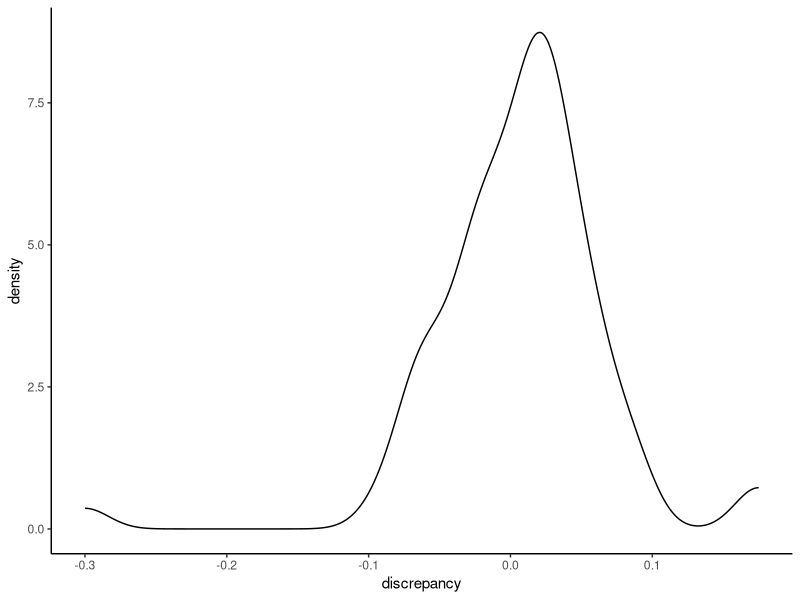
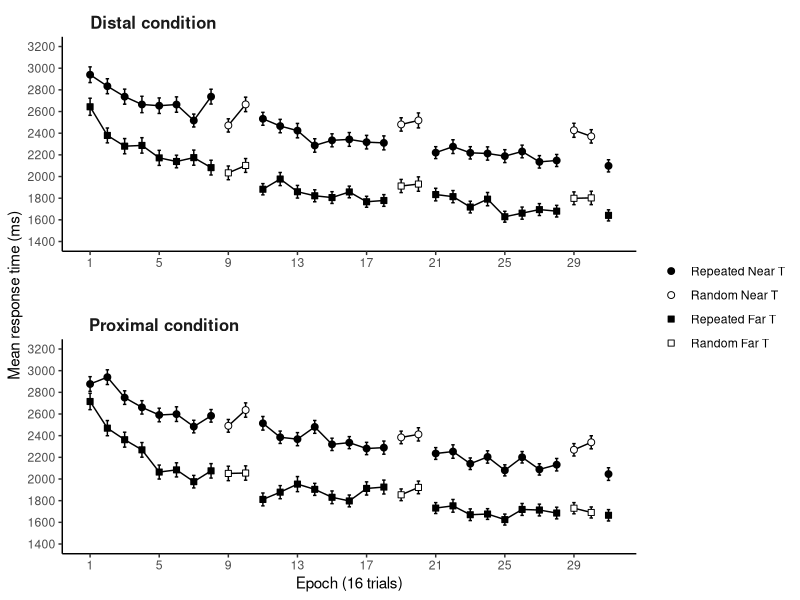
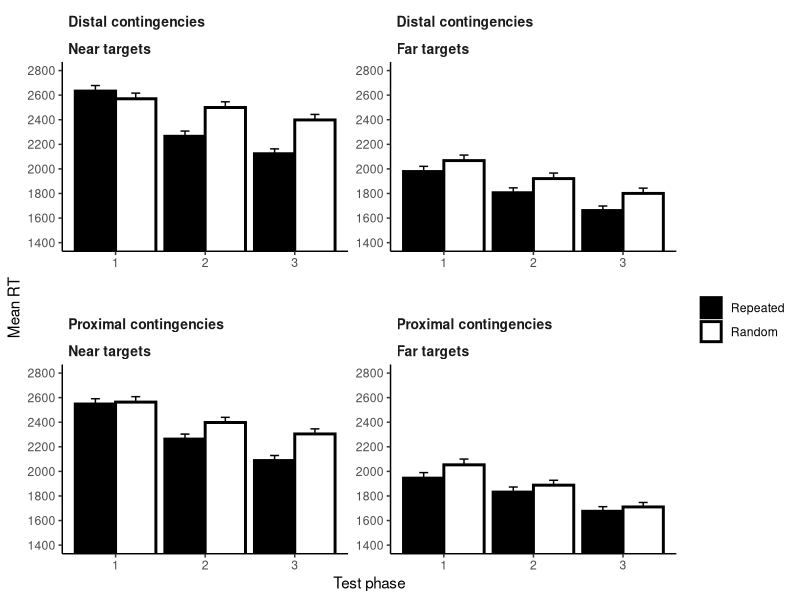
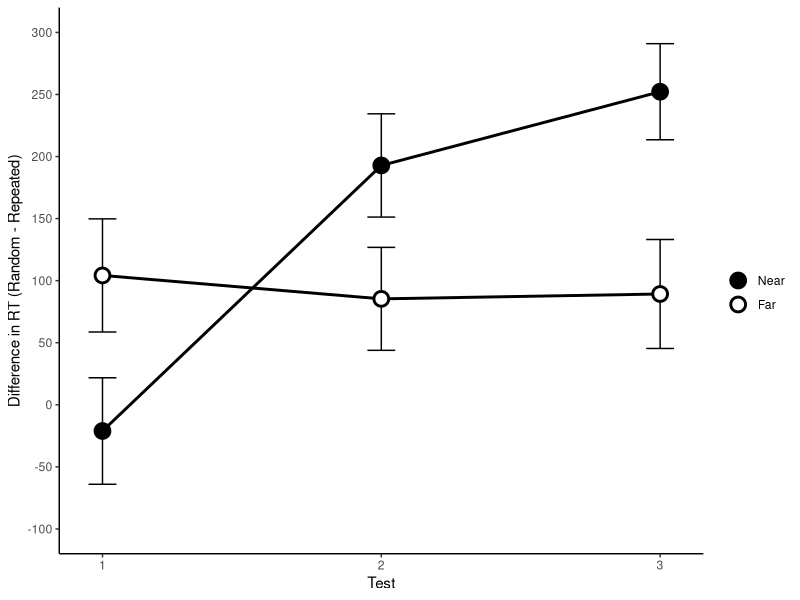
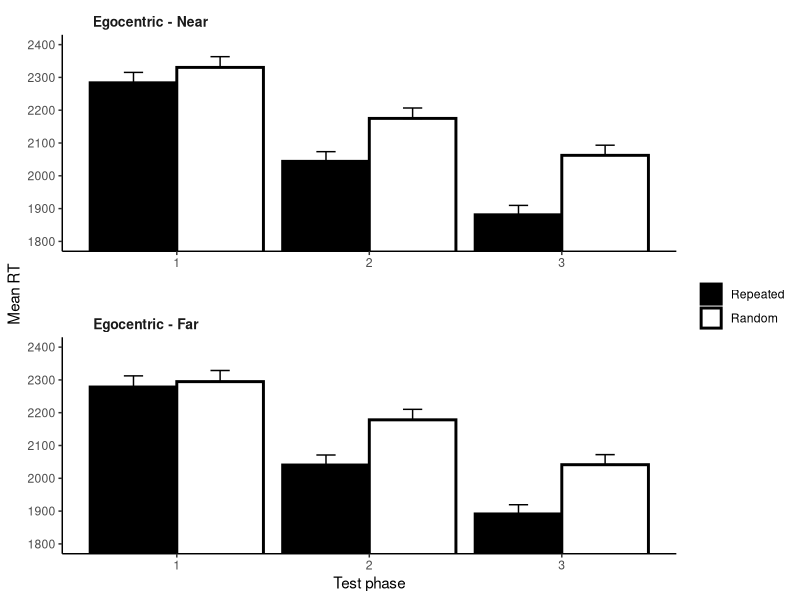
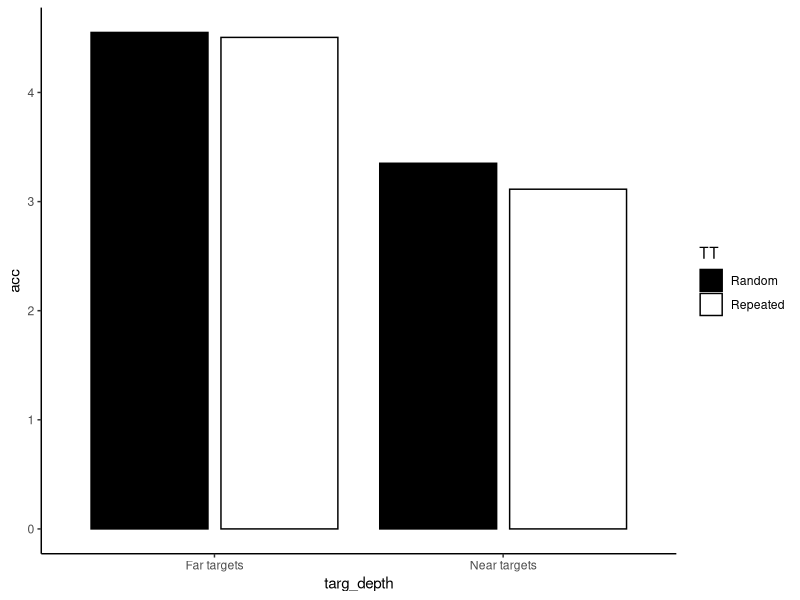

Generate these figures, in order, with R: (Note: this script raises an error after producing the figures.)
## ---- chunk 1
knitr::opts_chunk$set(echo = FALSE, include = FALSE, warning = FALSE, message = FALSE)
date_compiled_title = c("Output created on", date())
## ---- chunk 2
library(tidyverse)
library(broom)
library(patchwork)
library(knitr)
library(kableExtra)
library(afex)
library(BayesFactor)

theme_set(theme_classic())

setwd(dirname(rstudioapi::getActiveDocumentContext()$path)) # set wd to current file location

data <- read_csv("data_tidy_CCVR04.csv") # read in the tidied data from the first analysis script.

data_AW <- 
  data %>% 
  filter(phase == 2) %>% # separate out awareness data
  mutate(TT = if_else(set %in% c(5,6), "Repeated", "Random"), # recode "set" variable into 2 variables
         targ_depth = if_else(set %in% c(5,7), "Near targets", "Far targets")) %>% 
  select(exp:block, set, TT, targ_depth, everything())

dataMain <- 
  data %>% 
  filter(phase == 1) %>% # main phase of the task
  mutate(TT = if_else(set %in% c(1,2), "Repeated", "Random"), # recode "set" variable into 2 variables
         targ_depth = if_else(set %in% c(1,3), "Near", "Far"),
         epoch = ceiling(block/2)) %>% 
  select(exp:phase, epoch, block:set, TT, targ_depth, everything())

## ---- chunk 3
# a table of the demographic information across participants
data_demog <- 
  dataMain %>% 
  group_by(subj) %>% 
  slice(1) %>% # take top row
  ungroup() %>% 
  select(subj,age,gender,condition)

demog_summary <- 
  data_demog %>% 
  summarise(n = n(),
            mean_age = mean(age),
            sd_age = sd(age),
            males = sum(gender=="M"),
            females = sum(gender=="F"),
            non_binary = sum(!gender %in% c("M", "F")))

# summary statistics of response patterns,
basic_resp_stats <- 
  dataMain %>%
  group_by(subj) %>%
  summarise(mean_RT = mean(RT < 9999),
            perc_Timeouts = sum(dist_to_T==-1)/n(),
            mean_Extra_Resp = mean(num_additional_Rs),
            perc_Rs_Over1 = sum(num_additional_Rs>0)/n(),
            perc_Rs_Over2 = sum(num_additional_Rs>1)/n()) %>% 
  summarise_all(list(mean = mean, sd = sd)) %>%  # from participant summaries, compute summary stats
  select(-contains("subj"))

# create table from those summary statistics
table_basic_resp_stats <- 
  basic_resp_stats %>% 
  pivot_longer(cols = everything(), names_to = "stat") %>% 
  kable(digits = 2, col.names = c("","")) %>% 
  kable_styling(latex_options = "hold_position", position = "left")

# filter trials with more than 2 responses (num additional Rs > 1), timeouts,
# and outlier RTs  
data <- 
  dataMain %>% 
  filter(num_additional_Rs<=1, dist_to_T>=0) %>% 
  group_by(subj) %>% 
  mutate(zRT = scale(RT)) %>% 
  filter(between(zRT,-2.5,2.5)) %>% 
  ungroup() 

# what percentage of trials were removed for each participant?
perc_removed <- 
  data %>%
  group_by(subj) %>% 
  summarise(perc = (1 - (n()/496))*100)

# compute normalised RT (norm_RT), for calculating w/s error bars 
data <- 
  data %>% 
  # group_by(subj) %>% # within each experiment, and each subject
  # summarise(sub_MeanRT = mean(RT)) %>% # calculate the mean RT for the subject
  # mutate(sample_MeanRT = mean(sub_MeanRT)) %>% # the overall mean RT for the sample in that experiment
  # ungroup() %>% # ungroup the data, to allow for removal of variable
  # left_join(data, by = "subj") %>% # join to the original data frame
  # mutate(norm_RT = RT - sub_MeanRT + sample_MeanRT) %>% # compute the normalised RT, from the RT, subject mean and sample mean
  # select(exp, subj, age:RT, norm_RT, everything(), -sub_MeanRT, -sample_MeanRT) # arrange the variables
  select(exp, subj, age:RT, everything()) # arrange the variables
## ---- chunk 4
# summarise the overall mean RT for each P 
overall_RT_Means <- 
  data %>% 
  group_by(subj) %>% 
  summarise(meanRT = mean(RT)) %>% 
  mutate(z_meanRT = scale(meanRT))

outlier_meanRTs <- 
  overall_RT_Means %>% 
  filter(!between(z_meanRT, -2.5, 2.5)) %>% 
  pull(subj) # Ps 27 and 60 seems to have unusually long mean RTs
  
# plot the boxplots of RT
RT_boxplot <- 
  overall_RT_Means %>% 
  ggplot(aes(x = "meanRT", y = meanRT))+
  geom_boxplot() +
  geom_point() +
  geom_text(aes(label = subj), hjust = 2, check_overlap = TRUE)

# remove the two outlier participants from the sample
data <- filter(data,!subj %in% outlier_meanRTs)

## ---- chunk 5
# exploring the difficulty of target detection at different depths

# how many trials contributed to the analysis by target depth

data %>% 
  group_by(subj, targ_depth) %>% 
  summarise(prop = n()/240) %>% 
  group_by(targ_depth) %>% 
  summarise(meanProp = mean(prop))

# any unusual participants?

depth_difficulty_measure <- 
  data %>% 
  group_by(subj, targ_depth) %>% 
  summarise(prop = n()/240) %>%
  pivot_wider(names_from = targ_depth, values_from = prop) %>% 
  mutate(discrepancy = Near-Far) 

depth_difficulty_measure %>% 
  ggplot(aes(discrepancy)) +
  geom_density()

# remove those with large discrepancy
depth_difficulty_outliers <- 
  depth_difficulty_measure %>% 
  filter(!between(discrepancy,-.15,.15)) %>% 
  pull(subj)

# remove the depth difficulty outliers from the sample
data <- filter(data,!subj %in% depth_difficulty_outliers)

# remove them from the measure of depth difficulty
depth_difficulty_measure <- 
  depth_difficulty_measure %>% 
  filter(between(discrepancy,-.15,.15)) 

## ---- chunk 6
# main analysis of RT

# convert TT and targ_depth to factors and set level order
data <- 
  data %>%
  mutate(TT = factor(TT, levels = c("Repeated", "Random")),
         targ_depth = factor(targ_depth, levels = c("Near", "Far")))

legendLBLs <- c("Repeated Near T", "Random Near T", "Repeated Far T", "Random Far T")

# get data for the RT figure. 
data_RT_avgs_figure <- 
  data %>%
  group_by(condition, TT, targ_depth, epoch) %>% 
  summarise(meanRT = mean(RT), 
            SE = sd(RT)/sqrt(n())) %>%
  mutate(condition = recode(condition, 
                            "distal_repeated" = "Distal condition",
                            "proximal_repeated" = "Proximal condition")) %>% 
  ungroup() %>% 
  complete(TT, targ_depth, epoch, condition) # add NA values where missing - ensures breaks in lines for plot

# main RT figure
RT_avgs_figure <- 
  data_RT_avgs_figure %>%
  ggplot(aes(x = epoch, y = meanRT, group = interaction(TT, targ_depth))) +
  geom_line() +
  geom_errorbar(aes(ymin = meanRT-SE, ymax = meanRT+SE), width = 0.2, size = .5) +
  geom_point(aes(fill = interaction(TT, targ_depth),
                 shape = interaction(TT, targ_depth)),
             size = 2) +
  facet_wrap(~condition, dir = "v", scales = "free") +
  theme(strip.text = element_text(size = 12, face = "bold"),
        strip.text.x = element_text(hjust = 0.05),
        strip.background = element_blank(),
        panel.spacing.y = unit(2, "lines")) +
  scale_y_continuous(limits = c(1400, 3200),
                     breaks = seq(1400,3200,200)) +
  scale_x_continuous(breaks = seq(1,31,4),
                     minor_breaks = seq(1,31,2)) +
  scale_fill_manual(name  = "",
                    labels = legendLBLs,
                    values = c("black", "white", "black", "white")) +
  scale_shape_manual(name = "",
                     labels = legendLBLs,
                     values = c(21,21,22,22)) +
  labs(y = "Mean response time (ms)",
       x = "Epoch (16 trials)")

RT_avgs_figure # print the figure
## ---- chunk 7
# get the data from the "test" epochs
data_test <- 
  data %>%
  mutate(test = case_when(epoch %in% 8:11 ~ 1,
                          epoch %in% 18:21 ~ 2,
                          epoch %in% 28:31 ~ 3)) %>% 
  filter(test > 0) #remove data not in the test periods
  
# plot the test data by condition
test_figure <- 
  data_test %>% 
  mutate(condition = recode(condition, 
                            "distal_repeated" = "Distal contingencies", 
                            "proximal_repeated" = "Proximal contingencies"),
         targ_depth = recode(targ_depth,
                             "Near" = "Near targets",
                             "Far" = "Far targets")) %>%
  group_by(condition, TT, targ_depth, test) %>%
  summarise(meanRT = mean(RT), 
            SE = sd(RT)/sqrt(n())) %>% 
  ggplot(aes(x = test, y = meanRT, fill = TT)) +
  geom_col(position = position_dodge(),
           colour = "black",
           size = 1) +
  geom_errorbar(aes(ymin = meanRT, ymax = meanRT+SE), 
                width = 0.2, 
                size = .5, 
                position = position_dodge(width = 0.9)) +
  scale_fill_manual(values = c("black", "white")) +
  scale_y_continuous(breaks = seq(1400,2800,200)) +
  coord_cartesian(ylim = c(1400,2800)) +
  facet_wrap(vars(condition,targ_depth), 
             nrow = 2, 
             scales = "free",
             labeller = labeller(.rows = label_value, .multi_line = TRUE)) + 
  theme(strip.text = element_text(size = 10, face = "bold"),
        strip.text.x = element_text(hjust = 0),
        strip.background = element_blank(), 
        panel.spacing.y = unit(2, "lines")) +
  labs(x = "Test phase",
       y = "Mean RT",
       fill = "")

test_figure #print figure

## ---- chunk 8

data_test$subj <- as.factor(data_test$subj)

#get data for the ANOVA on the test data
data_RT_ANOVA <- 
  data_test %>% 
  group_by(condition, subj, TT, targ_depth, test) %>% 
  summarise(meanRT = mean(RT)) 

# conduct ANOVA
data_RT_ANOVA %>% 
  aov_car(meanRT ~ Error(subj/(test*TT*targ_depth)) + condition, data = .)


## ---- chunk 9

# compute a new CC_RT variable, which simplifies the random-repeated comparison
test_diff <- 
  data_test %>%
  group_by(subj, TT, targ_depth, test) %>%
  summarise(meanRT = mean(RT)) %>% 
  pivot_wider(names_from = TT, values_from = meanRT) %>% 
  mutate(CC_RT = Random - Repeated) 

# plot the CC effect as a function of target depth and test.
test_diff_figure <- 
  test_diff %>% 
  group_by(targ_depth, test) %>% 
  summarise(RT = mean(CC_RT), SE = sd(CC_RT)/sqrt(n())) %>% 
  ggplot(aes(x = test, y = RT)) +
  geom_errorbar(aes(ymin = RT-SE, ymax = RT+SE), 
                width = 0.1, size = .5, colour = "black") +
  geom_line(aes(group = targ_depth), size = 1) +
  geom_point(aes(fill = targ_depth), 
             size = 4, shape = 21, colour = "black", stroke = 1.5) +
  scale_x_continuous(breaks = 1:3) +
  scale_y_continuous(limits = c(-100, 300), breaks = seq(-100,300,50)) +
  scale_fill_discrete(type = c("black", "white")) +
  labs(x = "Test",
       y = "Difference in RT (Random - Repeated)",
       fill = "")

# draw figure
test_diff_figure

## ---- chunk 10

# t-test Test 1
test_diff %>% 
  filter(test == 1) %>% 
  {t.test(.$CC_RT ~ .$targ_depth)}

# t-test Test 2
test_diff %>% 
  filter(test == 2) %>% 
  {t.test(.$CC_RT ~ .$targ_depth)}

# t-test Test 3
test_diff %>% 
  filter(test == 3) %>% 
  {t.test(.$CC_RT ~ .$targ_depth)}


## ---- chunk 11

# compute new variables based on egocentricity of the repeated distractors
data_ego_test <- 
  data_test %>%
  mutate(egocentric = case_when(condition == "proximal_repeated" & targ_depth == "Near"
                                ~ "Egocentric - Near",
                                condition == "proximal_repeated" & targ_depth == "Far"
                                ~ "Egocentric - Far",
                                condition == "distal_repeated" & targ_depth == "Near"
                                ~ "Egocentric - Far",
                                condition == "distal_repeated" & targ_depth == "Far"
                                ~ "Egocentric - Near")) %>% 
  mutate(egocentric = fct_relevel(egocentric, "Egocentric - Near", "Egocentric - Far"))

# plot mean RTs as a function of egocentricity, trial type, and test.
test_ego_figure <- 
  data_ego_test %>% 
  group_by(egocentric, TT, test) %>%
  summarise(meanRT = mean(RT), SE = sd(RT)/sqrt(n())) %>% 
  ggplot(aes(x = test, y = meanRT, fill = TT)) +
  geom_col(position = position_dodge(),
           colour = "black",
           size = 1) +
  geom_errorbar(aes(ymin = meanRT, ymax = meanRT+SE), 
                width = 0.2, size = .5, position = position_dodge(width = 0.9)) +
  scale_fill_manual(values = c("black", "white")) +
  scale_y_continuous(breaks = seq(1800,2400,100)) +
  coord_cartesian(ylim = c(1800,2400)) +
  facet_wrap(vars(egocentric), 
             nrow = 2, 
             scales = "free",
             labeller = labeller(.rows = label_value, .multi_line = FALSE)) + 
  theme(strip.text = element_text(size = 10, face = "bold"),
        strip.text.x = element_text(hjust = 0.05),
        strip.background = element_blank(), 
        panel.spacing.y = unit(2, "lines")) +
  labs(x = "Test phase",
       y = "Mean RT",
       fill = "")

test_ego_figure

## ---- chunk 12

# convert variables to factors
data_ego_test$subj <- as.factor(data_ego_test$subj)
data_ego_test$egocentric <- as.factor(data_ego_test$egocentric)

# summarise data for ANOVA
data_ego_RT_ANOVA <- 
  data_ego_test %>% 
  group_by(subj, egocentric, TT, test) %>% 
  summarise(meanRT = mean(RT)) 

# conduct ANOVA
data_ego_RT_ANOVA %>% 
  aov_car(meanRT ~ Error(subj/(egocentric*TT*test)), data = .)



## ---- chunk 13
# awareness data analysis - this is not reported here, but is reported in the main manuscript

# remove the outlier participants from the sample
data_AW <- 
  data_AW %>% 
  filter(!subj %in% outlier_meanRTs,
         !subj %in% depth_difficulty_outliers)

# summarise awareness test accuracy as a function of trial type and target depth
data_gen_descriptives <- 
  data_AW %>% 
  group_by(TT, targ_depth) %>% 
  summarise(acc = mean(dist_to_T),
            acc_sd = sd(dist_to_T))

# plot those means
data_gen_descriptives %>% 
  ggplot(aes(x = targ_depth, y = acc, fill = TT)) +
  geom_col(position = position_dodge2(), colour = "black") +
  scale_fill_manual(values = c("black","white"))

# subject level means of awareness accuracy, as a function of trial type and target depth 
data_gen_analysis <- 
  data_AW %>% 
  group_by(subj, TT, targ_depth) %>% 
  summarise(acc = mean(dist_to_T))

# look at the correlation of awareness with CC effect

# summarise CC effect
sub_CC <- 
  test_diff %>% 
  group_by(subj) %>% 
  summarise(CC_RT = mean(CC_RT))

#summarise awareness
sub_Aware <- 
  data_gen_analysis %>% 
  group_by(subj,TT) %>% 
  summarise(acc = mean(acc)) %>% 
  pivot_wider(names_from = TT, values_from = acc) %>% 
  mutate(CC_aware = Random - Repeated) %>% 
  select(subj, CC_aware) %>% 
  mutate(subj = as.factor(subj))

# join and look at correlation
c_data <- 
  full_join(sub_CC, sub_Aware, by = "subj")

# test correlation
cor(c_data$CC_RT, c_data$CC_aware)
correlationBF(c_data$CC_RT, c_data$CC_aware)

awareness_cor_result <- cor.test(~ CC_RT + CC_aware, data = c_data, method = "pearson")

## ---- chunk 14
# conduct ANOVA
anova_awareness <- 
  data_gen_analysis %>% 
  aov_car(acc ~ Error(subj/(TT*targ_depth)), data = .)

# convert variables to factors for BF analysis
data_gen_analysis <- 
  data_gen_analysis %>% 
  mutate(subj = as.factor(subj),
         TT = as.factor(TT),
         targ_depth = as.factor(targ_depth))

# Bayesian analysis on the awareness data
BFanova_awareness <- 
  anovaBF(formula = acc ~ TT*targ_depth + subj,
          whichRandom = "subj",
          data = data_gen_analysis)


## ---- chunk 15

# create new variables with experiment specific names
CCVR04_demog_summary = demog_summary
CCVR04_basic_resp_stats = basic_resp_stats
CCVR04_perc_removed = perc_removed
CCVR04_overall_RT_Means = overall_RT_Means
CCVR04_RT_avgs_figure = RT_avgs_figure
CCVR04_test_figure = test_figure
CCVR04_data_RT_ANOVA = data_RT_ANOVA
CCVR04_data_RT_test_diff = test_diff
CCVR04_RT_test_diff_figure = test_diff_figure
CCVR04_data_ego_RT_ANOVA = data_ego_RT_ANOVA
CCVR04_test_ego_figure = test_ego_figure
CCVR04_data_awareness = data_gen_descriptives
CCVR04_anova_awareness = anova_awareness
CCVR04_BFanova_awareness = BFanova_awareness
CCVR04_awareness_cor = awareness_cor_result

#save these objects for manuscript
save(CCVR04_demog_summary, 
     CCVR04_basic_resp_stats,
     CCVR04_perc_removed,
     CCVR04_overall_RT_Means,
     CCVR04_RT_avgs_figure,
     CCVR04_test_figure,
     CCVR04_data_RT_ANOVA,
     CCVR04_data_RT_test_diff,
     CCVR04_RT_test_diff_figure,
     CCVR04_data_ego_RT_ANOVA,
     CCVR04_test_ego_figure,
     CCVR04_data_awareness,
     CCVR04_anova_awareness,
     CCVR04_BFanova_awareness,
     CCVR04_awareness_cor,
     file = "../../CCVR_ms_1/CCVR04_export.Rdata")
